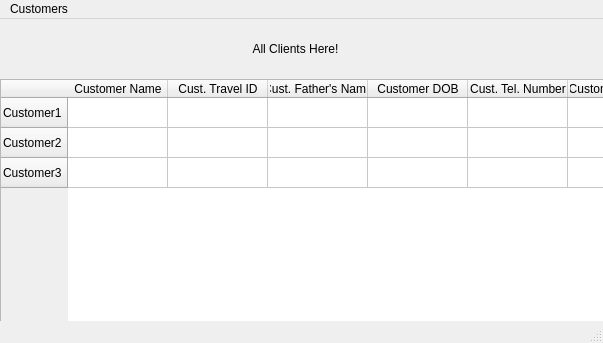
<?xml version="1.0" encoding="UTF-8"?>
<ui version="4.0">
 <class>SearchCustWindow</class>
 <widget class="QMainWindow" name="SearchCustWindow">
  <property name="geometry">
   <rect>
    <x>0</x>
    <y>0</y>
    <width>603</width>
    <height>343</height>
   </rect>
  </property>
  <property name="windowTitle">
   <string>MainWindow</string>
  </property>
  <widget class="QWidget" name="centralwidget">
   <widget class="QTableWidget" name="tableWidget">
    <property name="geometry">
     <rect>
      <x>0</x>
      <y>60</y>
      <width>691</width>
      <height>251</height>
     </rect>
    </property>
    <property name="sizeAdjustPolicy">
     <enum>QAbstractScrollArea::AdjustToContents</enum>
    </property>
    <property name="selectionBehavior">
     <enum>QAbstractItemView::SelectRows</enum>
    </property>
    <row>
     <property name="text">
      <string>Customer1</string>
     </property>
    </row>
    <row>
     <property name="text">
      <string>Customer2</string>
     </property>
    </row>
    <row>
     <property name="text">
      <string>Customer3</string>
     </property>
    </row>
    <column>
     <property name="text">
      <string>Customer Name</string>
     </property>
     <property name="textAlignment">
      <set>AlignCenter</set>
     </property>
    </column>
    <column>
     <property name="text">
      <string>Cust. Travel ID</string>
     </property>
    </column>
    <column>
     <property name="text">
      <string>Cust. Father's Name</string>
     </property>
    </column>
    <column>
     <property name="text">
      <string>Customer DOB</string>
     </property>
    </column>
    <column>
     <property name="text">
      <string>Cust. Tel. Number</string>
     </property>
    </column>
    <column>
     <property name="text">
      <string>Customer Address</string>
     </property>
    </column>
   </widget>
   <widget class="QLabel" name="label">
    <property name="geometry">
     <rect>
      <x>170</x>
      <y>20</y>
      <width>251</width>
      <height>20</height>
     </rect>
    </property>
    <property name="text">
     <string>All Clients Here!</string>
    </property>
    <property name="alignment">
     <set>Qt::AlignCenter</set>
    </property>
   </widget>
  </widget>
  <widget class="QStatusBar" name="statusbar"/>
  <widget class="QMenuBar" name="menuBar">
   <property name="geometry">
    <rect>
     <x>0</x>
     <y>0</y>
     <width>603</width>
     <height>21</height>
    </rect>
   </property>
   <widget class="QMenu" name="menuCustomers">
    <property name="title">
     <string>Customers</string>
    </property>
    <addaction name="actionAdd_New_Customer"/>
    <addaction name="actionUpdate_An_Existing_Customer"/>
    <addaction name="actionDelete_A_Customer"/>
    <addaction name="actionGo_Back_To_Main_Window"/>
   </widget>
   <addaction name="menuCustomers"/>
  </widget>
  <action name="actionAdd_New_Customer">
   <property name="text">
    <string>Add New Customer</string>
   </property>
  </action>
  <action name="actionUpdate_An_Existing_Customer">
   <property name="text">
    <string>Update An Existing Customer</string>
   </property>
  </action>
  <action name="actionDelete_A_Customer">
   <property name="text">
    <string>Delete A Customer</string>
   </property>
  </action>
  <action name="actionGo_Back_To_Main_Window">
   <property name="text">
    <string>Go Back To Main Window</string>
   </property>
  </action>
 </widget>
 <resources/>
 <connections/>
</ui>
